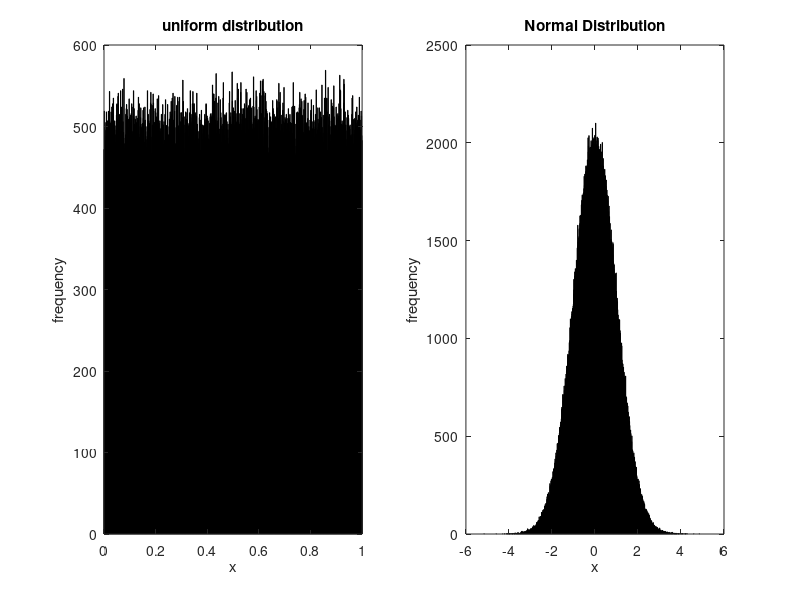

Source code (MATLAB):
%TO PLOT THE PROBABILITY DENSITY FUNCTION OF A SET OF RANDM NUMBERS
clc;
clear;
n=500000;

%COMPUTE MEAN AND VARIANCE OF A SET OF UNIFORM AND NORMAL DISTRIBUTION
% UNIFORM
x1=rand(1,n);
avg=mean(x1)
variance=var(x1)
% NORMAL
x2=randn(1,n);
avg=mean(x2)
variance=var(x2)

% PLOTTING DISTRIBUTIONS
% UNIFORM
subplot(1,2,1);
hist(x1,1000)
xlabel('x'); ylabel('frequency'); title('uniform distribution');

% NORMAL
subplot(1,2,2)
hist(x2,1000)
xlabel('x'); ylabel('frequency'); title('Normal Distribution');